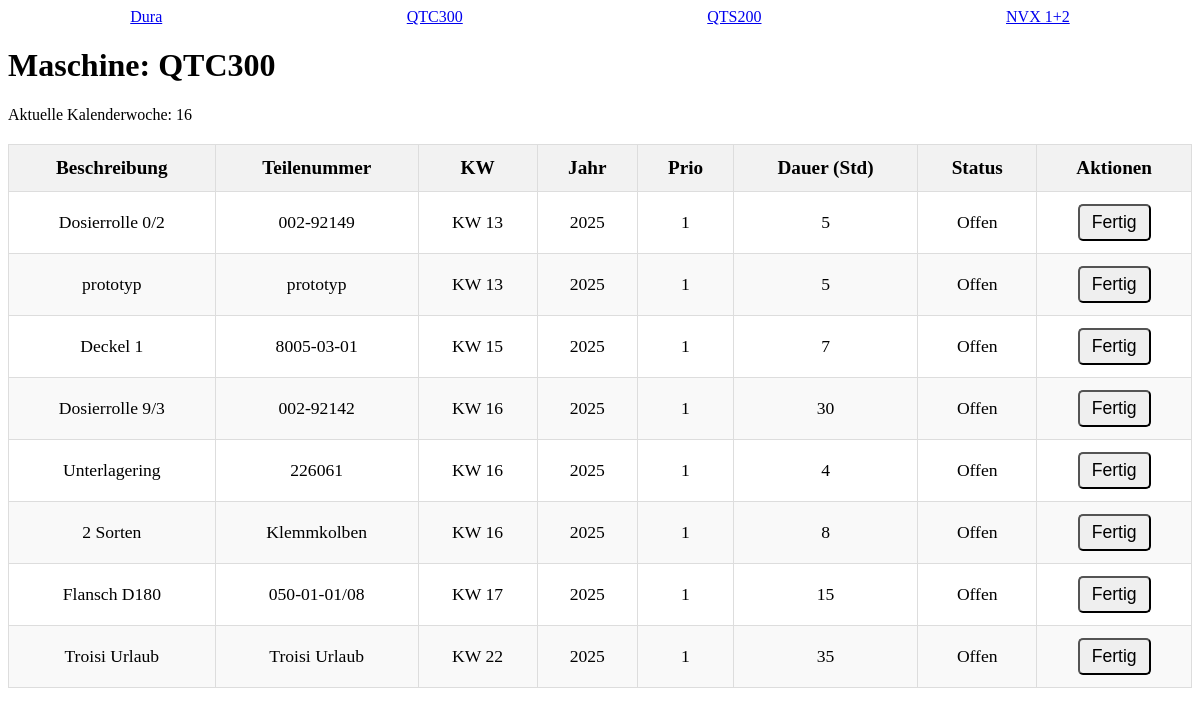
The app's page /maschine/2 with its own data.
### models.py (models this page shows, shortened)
class Machine(db.Model):
    __tablename__ = 'machine'
    id = db.Column(db.Integer, primary_key=True)
    name = db.Column(db.String(255), nullable=False)

class Task(db.Model):
    __tablename__ = 'task'
    id = db.Column(db.Integer, primary_key=True)
    machine_id = db.Column(db.Integer, db.ForeignKey('machine.id'), nullable=False)
    part_number = db.Column(db.String(50))
    description = db.Column(db.String(200))
    duration_hours = db.Column(db.Integer)
    kw = db.Column(db.Integer)
    year = db.Column(db.Integer)  # Spalte für das Jahr
    status = db.Column(db.String(50))
    prio = db.Column(db.Integer)  # Spalte für die Priorität (1, 2, 3)
    machine = db.relationship('Machine', backref=db.backref('tasks', lazy=True))

### app.py (the view, shortened to what this page needs)
@app.route('/maschine/<int:machine_id>', methods=['GET', 'POST'])
def maschine_view(machine_id):
    machine = Machine.query.get_or_404(machine_id)
    tasks = Task.query.filter(Task.machine_id == machine_id, Task.status != 'Fertig').order_by(Task.year, Task.kw, Task.prio).all()
    current_week = get_current_week()
    return render_template('maschine_view.html', machine=machine, tasks=tasks, current_week=current_week)

### app.py (called while the page is built)
def get_current_week():
    today = datetime.today()
    return today.isocalendar()[1]

### templates/maschine_view.html (shortened to what this page needs)
<!DOCTYPE html>
<html lang="de">
<head>
</head>
<body>
<div style="display: flex; justify-content: space-around; margin-bottom: 20px;">
    <a href="{{ url_for('maschine_view', machine_id=1) }}">Dura</a>
    <a href="{{ url_for('maschine_view', machine_id=2) }}">QTC300</a>
    <a href="{{ url_for('maschine_view', machine_id=3) }}">QTS200</a>
    <a href="{{ url_for('maschine_view', machine_id=4) }}">NVX 1+2</a>
</div>
<h1>Maschine: {{ machine.name }}</h1>
<p>Aktuelle Kalenderwoche: {{ current_week }}</p>
<table>
  <thead>
    <tr>
      <th>Beschreibung</th>
      <th>Teilenummer</th>
      <th>KW</th>
      <th>Jahr</th>
      <th>Prio</th>
      <th>Dauer (Std)</th>
      <th>Status</th>
      <th>Aktionen</th>
    </tr>
  </thead>
  <tbody>
    {% for task in tasks %}
      <tr>
        <td>{{ task.description }}</td>
        <td>{{ task.part_number }}</td>
        <td>KW {{ task.kw }}</td>
        <td>{{ task.year }}</td>
        <td>{{ task.prio }}</td>
        <td>{{ task.duration_hours }}</td>
        <td>{{ task.status }}</td>
        <td>
          {% if task.status != 'Fertig' %}
            <form method="POST" action="{{ url_for('maschine_view', machine_id=machine.id) }}">
              <button type="submit">Fertig</button>
            </form>
          {% endif %}
        </td>
      </tr>
    {% endfor %}
  </tbody>
</table>
</body>
</html>

### templates/maschine_view.html (style rules this page uses)
table { width: 100%; border-collapse: collapse; margin-top: 20px; }
th, td { padding: 12px 15px; text-align: center; border: 1px solid #ddd; font-size: 1.2em; }
th { background-color: #f2f2f2; font-weight: bold; }
tr:nth-child(even) { background-color: #f9f9f9; }
td { font-size: 1.1em; }
button { padding: 6px 12px; font-size: 1em; border-radius: 5px; cursor: pointer; }

### records on screen
Machine: name "QTC300"
Task: description "Dosierrolle 0/2", part_number "002-92149", kw "13", year "2025", prio "1", duration_hours "5", status "Offen"
Task: description "prototyp", part_number "prototyp", kw "13", year "2025", prio "1", duration_hours "5", status "Offen"
Task: description "Deckel 1", part_number "8005-03-01", kw "15", year "2025", prio "1", duration_hours "7", status "Offen"
Task: description "Dosierrolle 9/3", part_number "002-92142", kw "16", year "2025", prio "1", duration_hours "30", status "Offen"
Task: description "Unterlagering", part_number "226061", kw "16", year "2025", prio "1", duration_hours "4", status "Offen"
Task: description "2 Sorten", part_number "Klemmkolben", kw "16", year "2025", prio "1", duration_hours "8", status "Offen"
Task: description "Flansch D180", part_number "050-01-01/08", kw "17", year "2025", prio "1", duration_hours "15", status "Offen"
Task: description "Troisi Urlaub", part_number "Troisi Urlaub", kw "22", year "2025", prio "1", duration_hours "35", status "Offen"

### other values on screen
{{ current_week }} "16"
